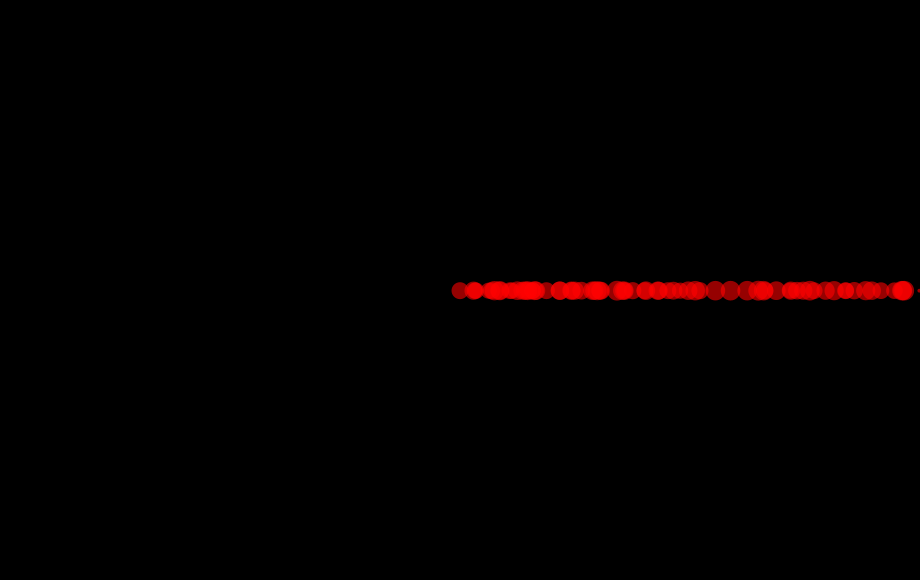
Frame 1 (no input)
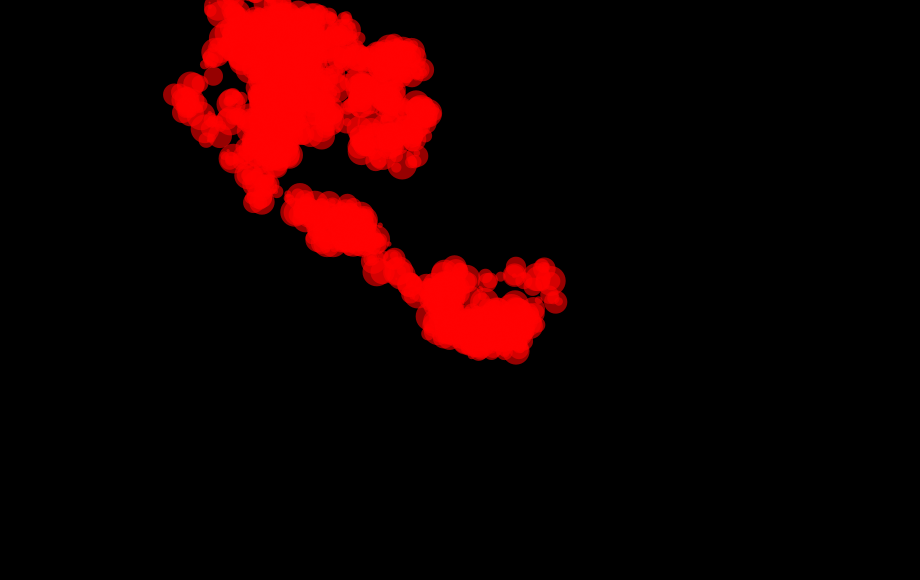
Frame 60 (the mouse pressed at the canvas centre just before this capture)
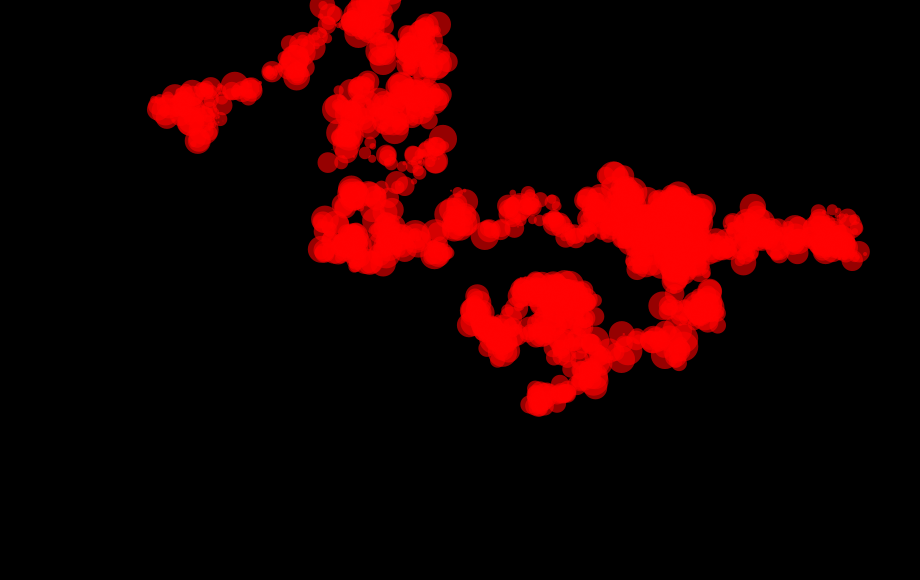
Frame 120 (the mouse held since frame 60 and released just before this capture)

The Processing sketch that drew these frames (run headless with seeded random() and noise(); from frame 60 on, the mouse is pressed at the canvas centre):

// Processing sketch: processing_87065
// ── processing_87065.pde

/* puff
Ira Greenberg, October 22, 2005 */
// for puff head

float headX;
float headY;
float speedX = .7;
float speedY = .9;
// for puff body
int cells = 2000;
float[]px= new float[cells];
float[]py= new float[cells];
float[]radiiX = new float[cells];
float[]radiiY = new float[cells];
float[]angle = new float[cells];
float[]frequency = new float[cells];
float[]cellRadius = new float[cells];
void setup(){
size(920, 580);
// begin in the center
headX = width/2;
headY = height/2;
//fill body arrays
for (int i=0; i< cells; i++){
radiiX[i] = random(-7, 17); 
radiiY[i] = random(-4, 14);
frequency[i]= random(-9, 9);
cellRadius[i] = random(16, 20);
}
frameRate(1130);
}
void draw(){
background(0);
noStroke();
fill(255, 2, 2, 150);

//follow the leader
for (int i =0; i< cells; i++){
if (i==0){
px[i] = headX+sin(radians(angle[i]))*radiiX[i];
py[i] = headY+cos(radians(angle[i]))*radiiY[i];

}
else{
px[i] = px[i-1]+cos(radians(angle[i]))*radiiX[i];
py[i] = py[i-1]+sin(radians(angle[i]))*radiiY[i];
//check collision of body
if (px[i] >= width-cellRadius[i]/2 || px[i] <= cellRadius[i]/2){
radiiX[i]*=-1;
cellRadius[i] = random(1, 30);
frequency[i]= random(-13, 13);
}
if (py[i] >= height-cellRadius[i]/2 || py[i] <= cellRadius[i]/2){
radiiY[i]*=-1;
cellRadius[i] = random(1, 30);
frequency[i]= random(-9, 9);
}
}
// draw puff
ellipse(px[i],  py[i],  cellRadius[i],  cellRadius[i]);
// set speed of body
angle[i]+=frequency[i];
}
// set velocity of head
headX+=speedX;
headY+=speedY;
//check boundary collision of head
if (headX >= width-cellRadius[0]/2 || headX <=cellRadius[0]/2){
speedX*=-1;
}
if (headY >= height-cellRadius[0]/2 || headY <= cellRadius[0]/2){
speedY*=-1;
}
}
